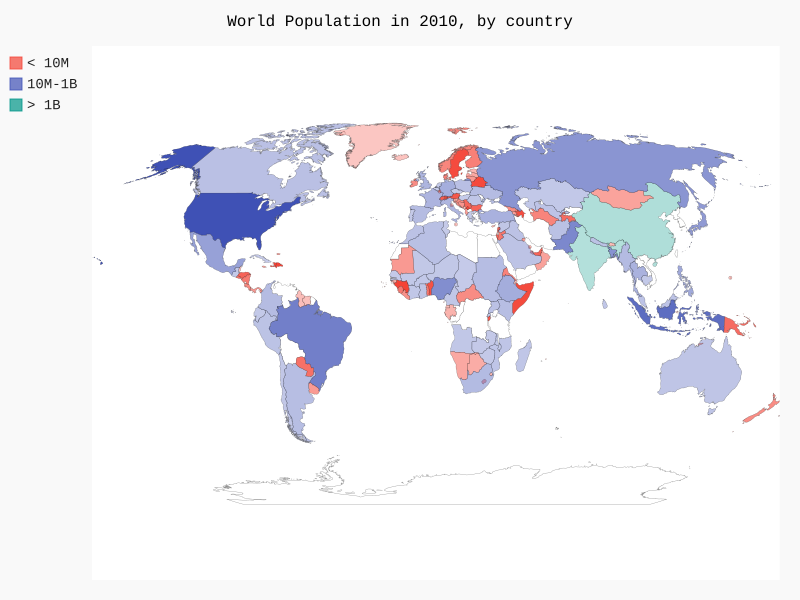

Write Python code to recreate this figure.
import json
from pygal.maps.world import World
from pygal.maps.world import COUNTRIES # dictionary with two-digit country codes 

def get_country_code(country_name):
   for code, name in COUNTRIES.items():
      if name == country_name: 
         return code 
   
   return None 

def view_world_map():
   wm = World() 
   wm.title = 'North, Central, and South America'

   wm.add('North America', ['ca', 'mx', 'us'])
   wm.add('Central America', ['bz', 'cr', 'gt', 'hn', 'ni', 'pa', 'sv'])
   wm.add('South America', ['ar', 'bo', 'br', 'cl', 'co', 'ec', 'gf', 'gy', 'pe', 'py', 'sr', 'uy', 've'])

   wm.render_to_file('americas.svg')

filename = './data/population_data.json'
with open(filename) as f: 
   pop_list = json.load(f)

cc_pop1, cc_pop2, cc_pop3 = dict(), dict(), dict() 
for pop_dict in pop_list: 
   if pop_dict['Year'] == '2010':
      country_code = get_country_code(pop_dict['Country Name'])
      pop = int(float(pop_dict['Value']))
      if pop < 10000000:
         cc_pop1[country_code] = pop
      elif pop < 1000000000:
         cc_pop2[country_code] = pop 
      else:
         cc_pop3[country_code] = pop

wm = World() 
wm.title = 'World Population in 2010, by country'
wm.add('< 10M', cc_pop1)
wm.add('10M-1B', cc_pop2)
wm.add('> 1B', cc_pop3)

wm.render_to_file('world_population.svg')
